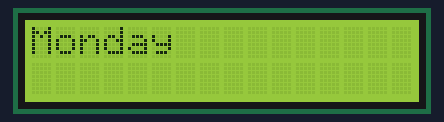
The sketch below on a simulated Arduino Uno, built with avr-gcc and run on an emulated ATmega328P. Parts: 16×2 character LCD.

Above: at 0.1 s.
At 2.1 s:
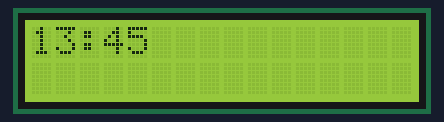

Measured:
- what the display in image 1 shows lasts 2.0 s, from 2.1 s to 4.1 s

The sketch:

LCD_16x2_ClearLCD.ino
```cpp
#include <LiquidCrystal.h>
// Creates an LCD object. Parameters: (RS, E, D4, D5, D6, D7)
LiquidCrystal lcd = LiquidCrystal(2, 3, 4, 5, 6, 7);
void setup() {
  lcd.begin(16, 2);
}
void loop() {
  lcd.clear();
  lcd.print("Monday");
  delay(2000);
  lcd.clear();
  lcd.print("13:45");
  delay(2000);
}
```
